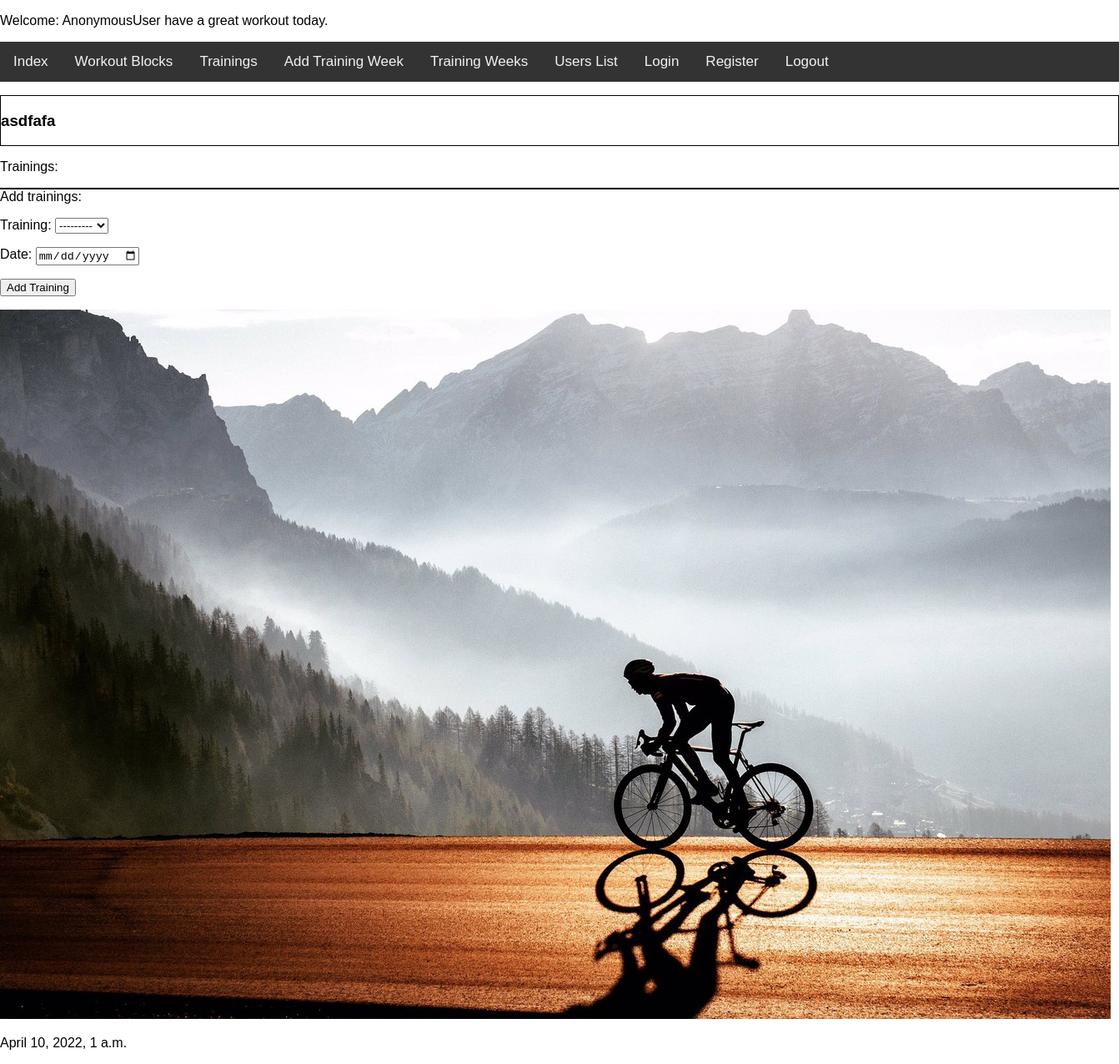
Page /trainingz_app/training_week/1/ on the earlier database version.
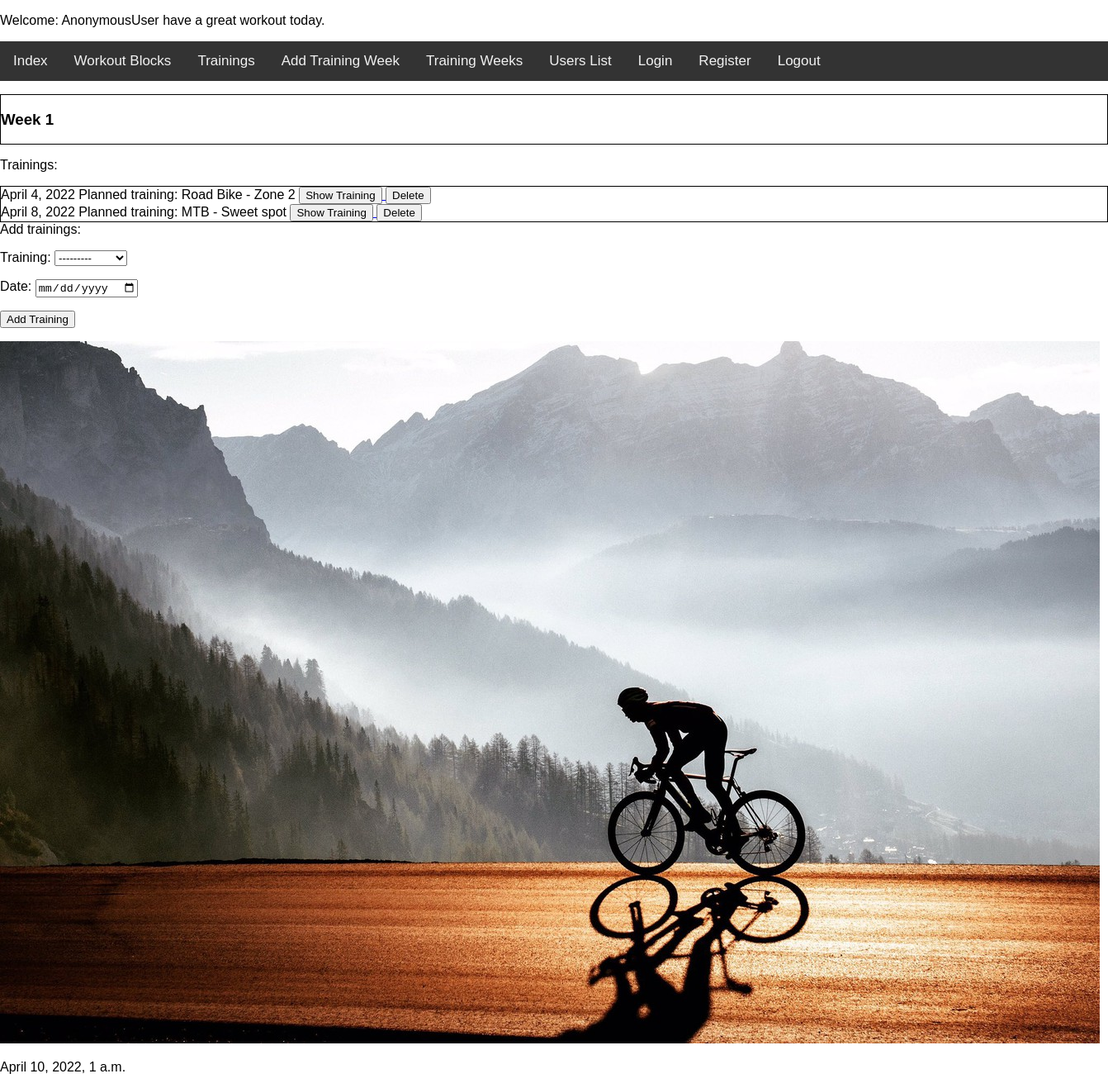
Same page on the later database version.
### trainingz_app/models.py (models this page shows, shortened)
class TrainingWeek(models.Model):
    name = models.CharField(max_length=40)
    start_date = models.DateField()
    end_date = models.DateField()
    trainings = models.ManyToManyField(TrainingDay)
    description = models.TextField()

class TrainingDay(models.Model):
    training = models.ForeignKey(Training, on_delete=models.CASCADE)
    date = models.DateField()
    def get_absolute_url(self):
        return reverse("detail_training_day", args=(self.id,))
    def get_delete_url(self):
        return reverse("delete_training_day", kwargs={"id": self.id})

class Training(models.Model):
    name = models.CharField(max_length=50)
    activity = models.ForeignKey(Activity, on_delete=models.CASCADE)
    description = models.TextField()
    workout_blocks = models.ManyToManyField(WorkoutBlock)
    def __str__(self):
        return self.name

class Activity(models.Model):
    def __str__(self):
        return self.name
    name = models.CharField(max_length=20, choices=CHOICES)

### trainingz_app/views.py (the view, shortened to what this page needs)
class ShowDetailTrainingWeekView(View):
    def get(self, request, id):
        training_week = TrainingWeek.objects.get(pk=id)
        trainings = training_week.trainings.all().order_by('date')
        form_training = AddTrainingDayForm()
        return render(
            request,
            "training_week_detail.html",
            {"training_week": training_week, "trainings": trainings, 'form_training': form_training},
        )

### trainingz_app/forms.py
class AddTrainingDayForm(forms.ModelForm):
    class Meta:
        model = TrainingDay
        fields = '__all__'
        widgets = {
            'date': DateInput(attrs={'type': 'date'})
        }

### trainingz_app/context_processor.py (called while the page is built)
def get_date(request):
    return {"date": datetime.now()}

### trainingz_app/templates/training_week_detail.html (shortened to what this page needs)
{% extends 'base.html' %}
{% block trainingz %}
    <div style="border: solid; border-width: 1px;">
        <h3>{{ training_week.name }}</h3>
    </div>
    <p>Trainings:</p>
    <div style="border: solid; border-width: 1px;">
        {% for training in trainings %}
            <div>{{ training.date }} Planned training: {{ training.training.activity }} - {{ training.training }}
                <a href="{{ training.get_absolute_url }}">
                    <button>Show Training</button>
                </a>
                <a href="{{ training.get_delete_url }}">
                    <button>Delete</button>
                </a>
            </div>
        {% endfor %}
    </div>
    <div>Add trainings:</div>
    <form method="POST">
        {{ form_training.as_p }}
        <input type="submit" , value="Add Training">
    </form>
{% endblock %}

Differences in the rows shown:
changed TrainingWeek: name "asdfafa" → "Week 1"
added TrainingDay: date "April 4, 2022", training.activity "Road Bike", training "Zone 2"
added TrainingDay: date "April 8, 2022", training.activity "MTB", training "Sweet spot"
